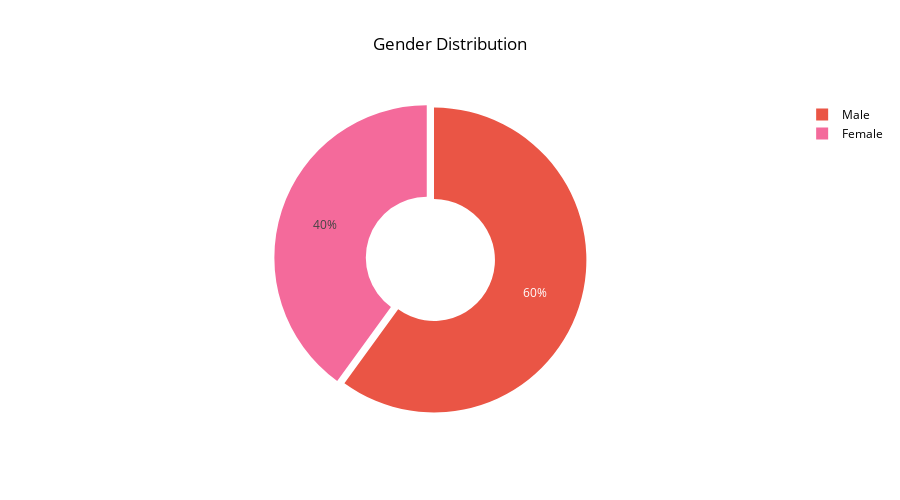

The notebook cell saved with this chart:
### Markdown cell above
### Employee Demographics

### Code cell
# Gender Distribution
values = df['Gender'].value_counts().values.tolist()
labels = df['Gender'].value_counts().index.tolist()

# Pie chart attributes
colors = ["#ea5545", "#f46a9b"]
fig = go.Figure(data=go.Pie(values=values, 
                             labels=labels, hole=0.4,
                             pull=[0, 0.05],
                             marker_colors=colors))

# Update the layout
fig.update_layout(title_text='Gender Distribution', title_x=0.5, plot_bgcolor='#ffffff', 
                  font_color='#000000', height=500)

fig.show()

### Figure 1 — Plotly figure (JSON) as saved in the notebook; plotly's stock layout.template omitted (floating-point values rounded to 4 significant figures)
{"data": [{"hole": 0.4, "labels": ["Male", "Female"], "marker": {"colors": ["#ea5545", "#f46a9b"]}, "pull": [0, 0.05], "type": "pie", "values": [882, 588]}], "layout": {"font": {"color": "#000000"}, "height": 500, "plot_bgcolor": "#ffffff", "title": {"text": "Gender Distribution", "x": 0.5}}}
